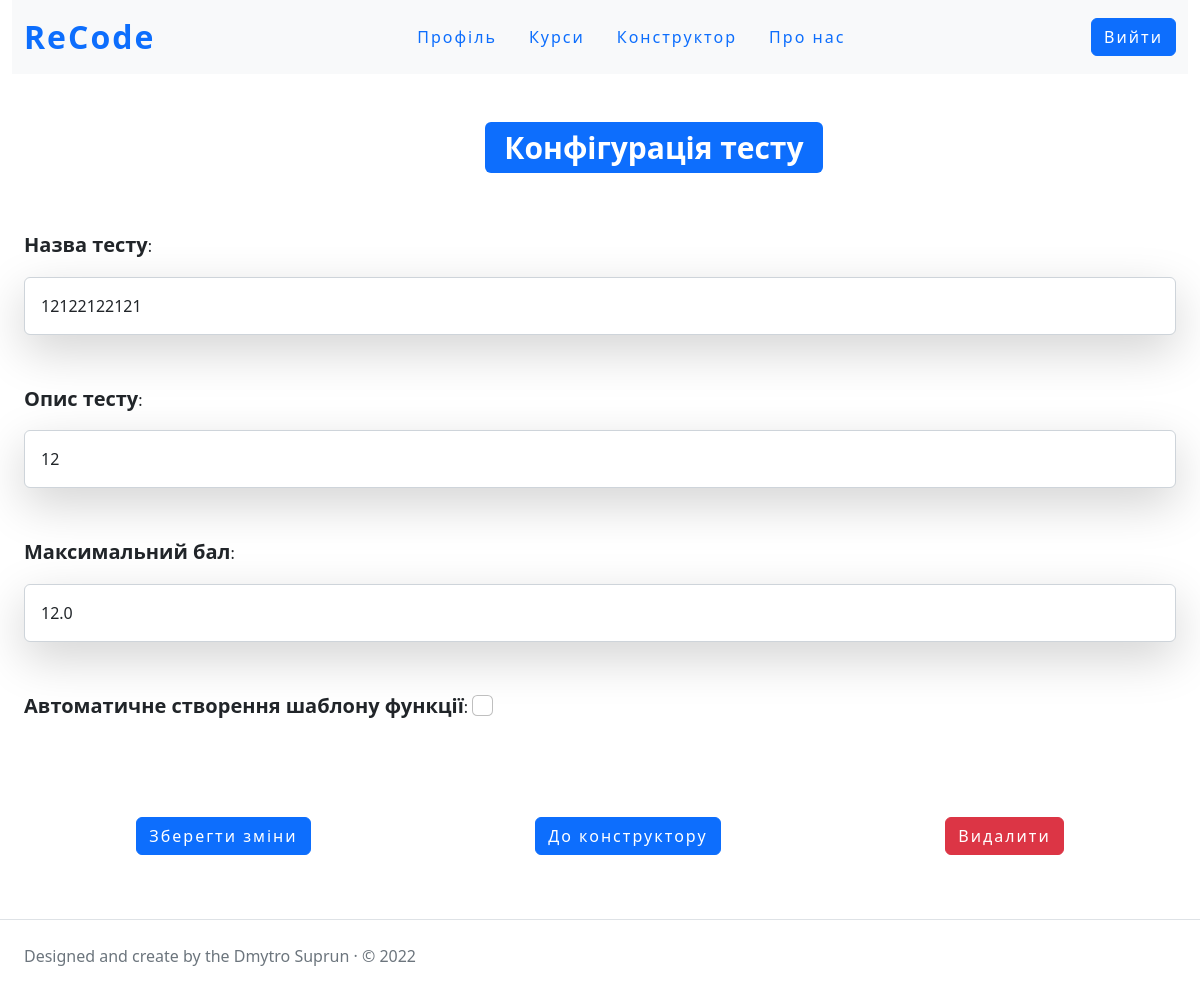
/create/test/12122122121-vid-d-suprun2023/update/ (signed in), run on the app's committed database.
### tests/models.py (models this page shows, shortened)
class TestsConfig(models.Model):
    name_test = models.CharField('Назва тесту', max_length=255)
    slug = models.SlugField('URL', max_length=255, unique=True, db_index=True, )
    theme_test = models.CharField('Опис тесту ', max_length=255)
    author_of_test = models.ForeignKey(User,on_delete=models.CASCADE, verbose_name='Автор тесту')
    max_test_result = models.FloatField('Максимальний бал тесту')
    create_func_template = models.BooleanField('Автоматичне створення шаблону функції', default=True)
    date_creating=models.DateField(auto_now_add=True)
    class Meta:
        ordering=['-pk']

### designer/views.py (the view)
# urls.py: path('test/<slug:test_slug>/update/', update_test, name='update_test'),
@login_required
def update_test(request, test_slug):
    if get_role(request) != 'teacher':
        return HttpResponse('<h1 style="text-align:center;position:relative; top:10%;">Доступ заборонено!</h1>', status=403)
    get_test = get_object_or_404(TestsConfig,slug=test_slug)
    if request.method == 'POST':
        form = TestCreateForm(request.POST)
        if form.is_valid():
            get_test.name_test = form.cleaned_data['name_test']
            get_test.theme_test = form.cleaned_data['theme_test']
            get_test.max_test_result = form.cleaned_data['max_test_result']
            get_test.create_func_template = form.cleaned_data['create_func_template']
            get_test.save()
            return redirect(reverse('create_task', kwargs={'test_slug':get_test.slug}))
    else:
        data_for_form = {
            'name_test':get_test.name_test,
            'theme_test':get_test.theme_test,
            'max_test_result':get_test.max_test_result,
            'create_func_template': get_test.create_func_template
        }
        form = TestCreateForm(data_for_form)
    context={
        'type': get_role(request),
        'title': 'Редакція тесту',
        'form': form,
        'test':get_test
    }
    return render(request, 'designer/test_update.html', context=context)

### designer/forms.py (called while the page is built)
    def clean_name_test(self):
        get_name=self.cleaned_data['name_test']
        get_this_name_slug=transliteration(get_name)
        if len(TestsConfig.objects.filter(slug=get_this_name_slug)) !=0:
            raise ValidationError('Такий тест вже існує!')
        return get_name

    def clean_max_test_result(self):
        get_result=self.cleaned_data['max_test_result']
        if get_result <= 0:
            raise ValidationError('Бал повинен бути більше за нуль!')
        return get_result

### staticPages/views.py (called while the page is built)
def get_role(req):
    if req.user.is_anonymous:
        return 'anonymous'
    elif len(TeacherInCourse.objects.filter(e_mail=req.user.email))==0:
        if len(StudentInCourse.objects.filter(e_mail=req.user.email))==0:
            return 'anonymousStudent'
        return 'student'
    return 'teacher'

### designer/templates/designer/test_update.html (shortened to what this page needs)
{% extends "designer/designer_layout.html" %}
{% load static %}
{%block styles%}
    <link rel="stylesheet" href="{%static 'designer/css/test_designer.css'%}">
{%endblock%}
{%block content%}
<h1><span class="badge bg-primary mt-5 mb-5 logo">Конфігурація тесту</span></h1>
<form  method="post">
    <div class="form_label mb-5"><span class="label">{{form.name_test.label}}</span>: <span class="input">{{form.name_test}}</span></div>
    <div class="form_label mb-5"><span class="label">{{form.theme_test.label}}</span>: <span class="input">{{form.theme_test}}</span></div>
    <div class="form_label mb-5"><span class="label">{{form.max_test_result.label}}</span>: <span class="input">{{form.max_test_result}}</span></div>
    <div class="form_label mb-5"><span class="label">{{form.create_func_template.label}}</span>: <span class="input">{{form.create_func_template}}</span></div>
    <div class="flex_space_between mb-5">
        <button class=" btn btn-primary  mt-5 mb-3 login-button" type="submit">Зберегти зміни</button>
        <a href="{% url 'create_task' test.slug %}" class="btn btn-primary login-button mt-5 mb-3 btn_block" >До конструктору</a>
        <a class="btn btn-danger mt-5 mb-3 " href="{% url 'delete_test' test.slug %}"   onclick="return deleteTest()" style="letter-spacing:2px;" >Видалити</a>
    </div>
</form>
{%endblock%}

### designer/static/designer/css/test_designer.css (style rules this page uses)
.logo { position:relative; left:40%; }
.input { font-size:21px; }
.flex_space_between { display:flex; flex-direction:row; align-items:center; justify-content: space-around; flex-wrapp:wrapp; }
.label { font-weight: bold; font-size: 20px; }
.btn_block { display:block; }
.nav-element, .login-button, .big-logo { letter-spacing: 2px; }
.login-button:not(hover) { background-color:#0d6efd; transition:all 1.1s ease 1ms }

### staticPages/static/staticPages/css/header/header.css (style rules this page uses)
.nav-element, .login-button, .big-logo { letter-spacing: 2px; }
.login-button:not(hover) { background-color:#0d6efd; transition:all 1.1s ease 1ms }

### data on the page
TestsConfig: name_test "12122122121", theme_test "12", max_test_result "12.0"
